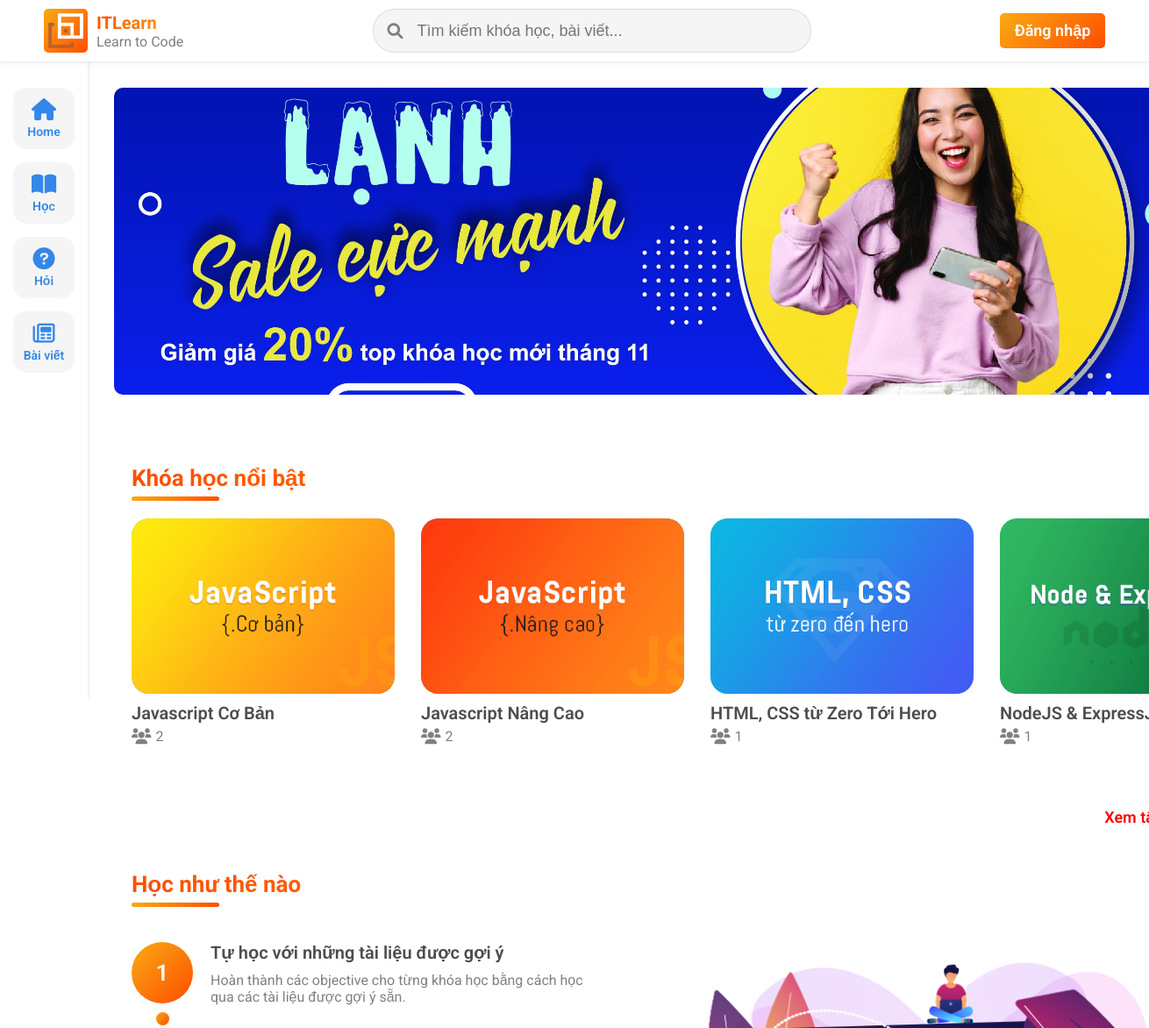
/site/home (upper part), run on an earlier commit of the app's database.
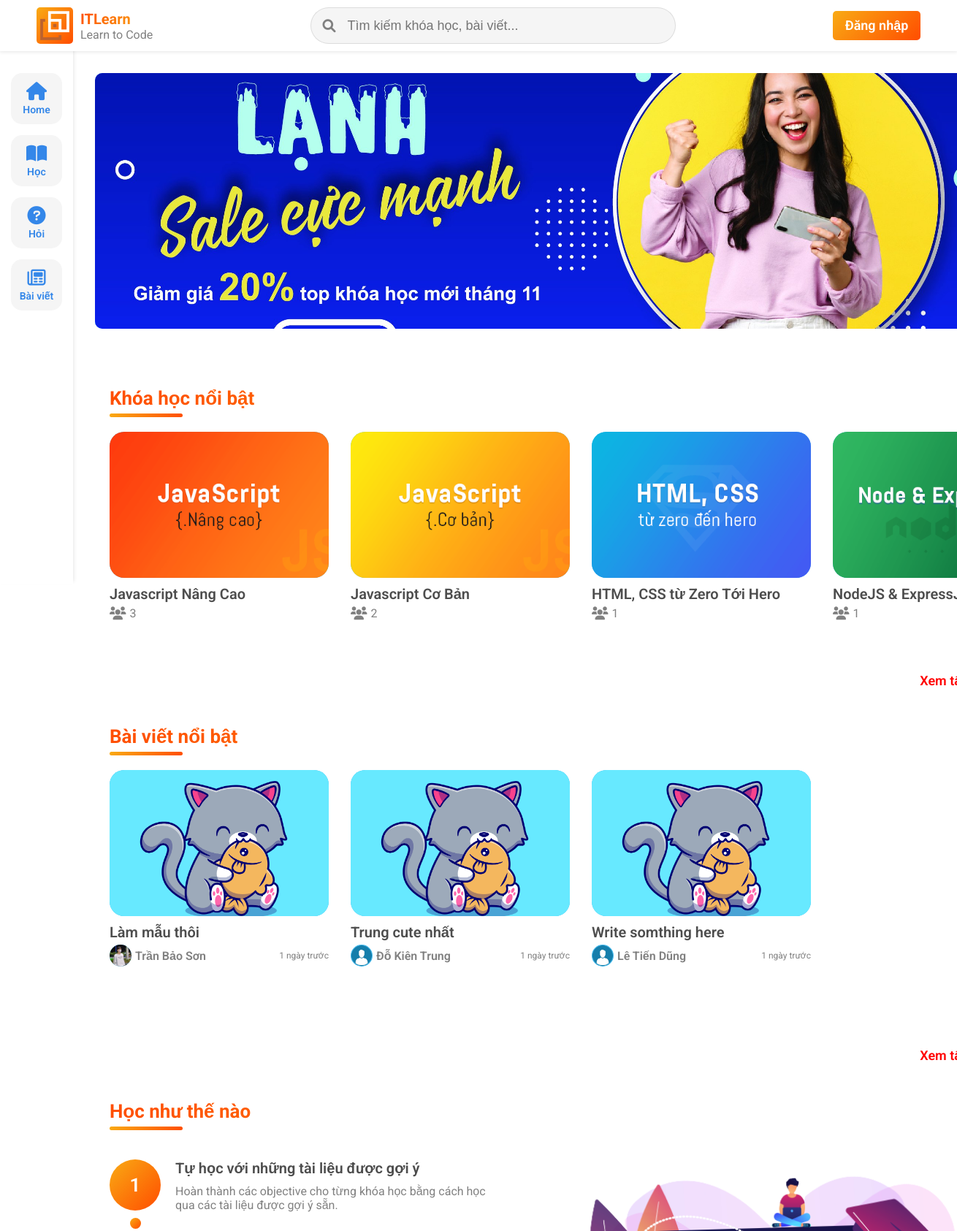
And on a later commit of the database.
### tables this page shows
CREATE TABLE `course` (
  `course_id` int(11) NOT NULL,
  `course_name` varchar(255) NOT NULL,
  `cate_id` int(11) NOT NULL,
  `course_img` varchar(255) NOT NULL,
  `course_dsc` text NOT NULL
);

CREATE TABLE `blog` (
  `blog_id` int(11) NOT NULL,
  `title` varchar(255) NOT NULL,
  `username` varchar(20) NOT NULL,
  `content` text NOT NULL,
  `avatar` varchar(255) NOT NULL,
  `cate_id` varchar(255) NOT NULL,
  `date` date NOT NULL
);

CREATE TABLE `user` (
  `username` varchar(20) NOT NULL,
  `password` text NOT NULL,
  `fullname` varchar(50) NOT NULL,
  `avatar` varchar(255) NOT NULL,
  `email` varchar(50) NOT NULL,
  `position` bit(1) NOT NULL DEFAULT b'0',
  `date_signed` date NOT NULL
);

### site/home/index.php (called while the page is built, shortened)
<?php
    require_once '../../global.php';
    require '../../DAO/course.php';
    require '../../DAO/user.php';
    require '../../DAO/blog.php';
    extract($_REQUEST);
    function handle_date($today, $date){
        return round(abs(strtotime($today) - strtotime($date)) / (60*60*24),0);
    }
    $top10_courses = course_select_top10();
    $list_blog = blog_select_top10();
    require '../layout.php';
?>

### global.php (called while the page is built, shortened)
<?php
    $ROOT_URL = "/itlearn";
    $STYLE_URL = "$ROOT_URL/assets/style/style.css";
    $ASSETS_URL = "$ROOT_URL/assets";
    $IMG_URL = "$ROOT_URL/assets/img";
    $SITE_URL = "$ROOT_URL/site";
?>

### DAO/pdo.php (called while the page is built, shortened)
<?php
function pdo_get_connection()
{
    $servername = "localhost";
    $username = "root";
    $password = "";
    try {
        $conn = new PDO("mysql:host=$servername;dbname=itlearn", $username, $password);
        $conn->setAttribute(PDO::ATTR_ERRMODE, PDO::ERRMODE_EXCEPTION);
        return $conn;
    } catch (PDOException $e) {
        echo "Connection failed: " . $e->getMessage();
    }
}
function pdo_query($sql)
{
    $sql_args = array_slice(func_get_args(), 1);
    try {
        $conn = pdo_get_connection();
        $stmt = $conn->prepare($sql);
        $stmt->execute($sql_args);
        $rows = $stmt->fetchAll();
        return $rows;
    } catch (PDOException $e) {
        throw $e;
    } finally {
        unset($conn);
    }
}
function pdo_query_one($sql)
{
    $sql_args = array_slice(func_get_args(), 1);
    try {
        $conn = pdo_get_connection();
        $stmt = $conn->prepare($sql);
        $stmt->execute($sql_args);
        $row = $stmt->fetch(PDO::FETCH_ASSOC);
        return $row;
    } catch (PDOException $e) {
        throw $e;
    } finally {
        unset($conn);
    }
}
function pdo_query_value($sql)
{
    $sql_args = array_slice(func_get_args(), 1);
    try {
        $conn = pdo_get_connection();
        $stmt = $conn->prepare($sql);
        $stmt->execute($sql_args);
        $row = $stmt->fetch(PDO::FETCH_ASSOC);
        return array_values($row)[0];
    } catch (PDOException $e) {
        throw $e;
    } finally {
        unset($conn);
    }
}

### DAO/course.php (called while the page is built, shortened)
<?php
    require_once 'pdo.php';
    function course_count_user($course_id){
        $sql = 'SELECT count(username) from course_signed where course_id=?';
        return pdo_query_value($sql, $course_id);
    }
    function course_select_top10(){
        $sql = "SELECT course.course_id, course.course_name, course.course_img FROM course JOIN course_signed ON course.course_id = course_signed.course_id GROUP BY course.course_id ORDER BY COUNT(username) DESC LIMIT 0, 10";
        return pdo_query($sql);
    }
?>

### DAO/blog.php (called while the page is built, shortened)
<?php
    require_once 'pdo.php';
    function blog_select_top10(){
        $sql = 'SELECT blog.blog_id, blog.title, blog.username, blog.avatar, blog.date FROM `blog` JOIN blog_liked ON blog.blog_id = blog_liked.blog_id GROUP BY blog.blog_id ORDER BY COUNT(blog_liked.username) DESC LIMIT 0, 10';
        return pdo_query($sql);
    }
?>

### DAO/user.php (called while the page is built, shortened)
<?php
    require_once 'pdo.php';
    function user_select_by_id($id){
        $sql = 'SELECT * from user where username=?';
        return pdo_query_one($sql, $id);
    }
?>

### site/home/home.php (the view, shortened to what this page needs)
<div class="home">
    <section class="home__banner">
        <div class="container">
            <div class="swiper swiper-banner">
                <div class="swiper-wrapper">
                    <div class="swiper-slide banner">
                        <div class="home__banner-img">
                            <img src="<?=$IMG_URL?>/else/bg2.jpg" alt="">
                        </div>
                    </div>
                </div>
            </div>
        </div>
    </section>
    <section class="home__course">
        <div class="container">
            <h2 class="title">
                Khóa học nổi bật
            </h2>
            <div class="swiper swiper-course">
                <div class="swiper-wrapper">
                    <?php
                        foreach($top10_courses as $key => $value){
                    ?>
                        <div class="swiper-slide course">
                            <div class="img">
                                <img src="<?=$IMG_URL?>/course/<?=$value['course_img']?>" alt="">
                            </div>
                            <?php
                                if(isset($_SESSION['user'])){
                                    $exist_user = course_exist_user_signed($value['course_id'], $_SESSION['user']['username']);
                                    if($exist_user > 0){
                            ?>
                                <a href="<?=$SITE_URL?>/course/?first-lesson&id=<?=$value['course_id']?>" class="name">
                                    <?=$value['course_name']?>
                                </a>
                            <?php
                                    }
                                    else{
                            ?>
                                <a href="<?=$SITE_URL?>/course/?detail-course&id=<?=$value['course_id']?>" class="name">
                                    <?=$value['course_name']?>
                                </a>
                            <?php
                                    }
                                }
                                else{
                            ?>
                                <a href="<?=$SITE_URL?>/course/?detail-course&id=<?=$value['course_id']?>" class="name">
                                    <?=$value['course_name']?>
                                </a>
                            <?php
                                }
                            ?>
                            <div class="user-count">
                                <i class="fas fa-users"></i>
                                <span><?=number_format(course_count_user($value['course_id']))?></span>
                            </div>
                        </div>
                    <?php
                        }
                    ?>
                </div>
            </div>
            <div class="btn-see-all">
                <a href="<?=$SITE_URL?>/course?btn-list">Xem tất cả ></a>
            </div>
        </div>
    </section>
    <?php
        if(count($list_blog) > 0){
    ?>
    <section class="home__blog">
        <div class="container">
            <h2 class="title">
                Bài viết nổi bật
            </h2>
            <div class="swiper swiper-blog">
                <div class="swiper-wrapper">
                    <?php
                        foreach($list_blog as $key => $value){
                            $author = user_select_by_id($value['username']);
                    ?>
                        <div class="swiper-slide item">
                            <div class="img">
                                <?php
                                    if($value['avatar'] == ''){
                                ?>
                                    <img src="<?=$IMG_URL?>/else/cat-eat.jpg" alt="">
                                <?php
                                    }
                                    else{
                                ?>
                                    <img src="<?=$IMG_URL?>/blog/<?=$value['avatar']?>" alt="">
                                <?php
                                    }
                                ?>
                            </div>
                            <a href="<?=$SITE_URL?>/blog/?detail-blog&blog_id=<?=$value['blog_id']?>" class="blog-name"><?=$value['title']?></a>
                            <div class="bottom">
                                <div class="user">
                                    <div class="avatar">
                                        <img src="<?=$IMG_URL?>/user/<?=$author['avatar']?>" alt="">
                                    </div>
                                    <div class="fullname"><?=$author['fullname']?></div>
                                </div>
                                <div class="day-left">
                                    <?php
                                        $today = date('Y-m-d');
                                        $date = handle_date($today, $value['date']);
                                        $month = floor($date / 30);
                                        if($month > 0){
                                            echo "$month tháng trước";
                                        }
                                        else if($date == 0){
                                            echo "Hôm nay";
                                        }
                                        else{
                                            echo "$date ngày trước";
                                        }
                                    ?>
                                </div>
                            </div>
                        </div>
                    <?php
                        }
                    ?>
                </div>
            </div>
            <div class="btn-see-all">
                <a href="<?=$SITE_URL?>/blog?list-blog">Xem tất cả ></a>
            </div>
        </div>
    </section>
    <?php
        }
    ?>
    <section class="home__study">
        <div class="container">
            <h2 class="title">Học như thế nào</h2>
            <div class="content">
                <div class="home__study-roadmap">
                    <div class="case" style="--i:1s">
                        <div class="case-left">
                            <div class="number">
                                1
                            </div>
                            <div class="vector">
                                <div class="dot"></div>
                            </div>
                        </div>
                        <div class="case-right">
                            <p class="case-title">Tự học với những tài liệu được gợi ý</p>
                            <p class="detail">Hoàn thành các objective cho từng khóa học bằng cách học qua các tài liệu được gợi ý sẵn.</p>
                        </div>
                    </div>
                </div>
                <div class="home__study-img">
                    <img src="<?=$ASSETS_URL?>/img/else/img-1.png" alt="">
                </div>
            </div>
        </div>
    </section>
</div>

### site/layout.php (shortened to what this page needs)
<!DOCTYPE html>
<html lang="en">
<head>
    <link rel="stylesheet" href="https://cdnjs.cloudflare.com/ajax/libs/font-awesome/6.0.0-beta2/css/all.min.css" />
    <link
      rel="stylesheet"
      href="https://unpkg.com/swiper/swiper-bundle.min.css"
    />
    <link rel="stylesheet" href="<?=$STYLE_URL?>">
</head>
<body>
    <header class="header">
        <div class="container">
            <div class="header__logo">
                <a href="<?=$ROOT_URL?>" class="header__logo-img">
                    <img src="<?=$IMG_URL?>/else/logo.png" alt="">
                </a>
                <div class="header__logo-text">
                    <p>ITLearn</p>
                    <span>Learn to Code</span>
                </div>
            </div>
            <div class="header__search">
                <form class="header__search-form">
                    <i class="fas fa-search"></i>
                    <input type="text" placeholder="Tìm kiếm khóa học, bài viết...">
                </form>
            </div>
            <div class="header__right">
                <?php
                    if(isset($_SESSION['user'])){
                        $user = $_SESSION['user'];
                ?>
                    <div class="header__right-user">
                        <div class="avt">
                            <img src="<?=$IMG_URL?>/user/<?=$user['avatar']?>" alt="">
                        </div>
                        <div class="detail">
                            <p class="fullname"><?=$user['fullname']?></p>
                            <p class="username">@<?=$user['username']?></p>
                        </div>
                        <div class="dropdown">
                            <div class="detail">
                                <p class="fullname"><?=$user['fullname']?></p>
                                <p class="username">@<?=$user['username']?></p>
                            </div>
                            <?php
                                if($user['position'] == 1){
                                    echo "<a href='$ADMIN_URL'>
                                            <i class='fas fa-user-sheild'></i>
                                            Quản trị
                                        </a>
                                        ";
                                }
                            ?>
                            <a href="<?=$SITE_URL?>/user?study-history" class="user-setting">
                                <i class="fas fa-history"></i>
                                Lịch sử học
                            </a>
                            <a href="<?=$SITE_URL?>/user?setting" class="user-setting">
                                <i class="fas fa-user-cog"></i>
                                Cài đặt thông tin
                            </a>
                            <a href="<?=$SITE_URL?>/user?change-password" class="user-setting">
                                <i class="fas fa-key"></i>
                                Đổi mật khẩu
                            </a>
                            <a href="<?=$SITE_URL?>/login/?btn-logout">
                                <i class="fas fa-sign-out-alt"></i>
                                Đăng xuất
                            </a>
                        </div>
                    </div>
                <?php
                    }
                    else{
                ?>
                    <div class="header__right-btn-login">
                        <a href="<?=$SITE_URL?>/login">Đăng nhập</a>
                    </div>
                <?php
                    }
                ?>
            </div>
        </div>
    </header>
    <main class="main">
        <section class="main__side-bar">
            <ul class="nav">
                <li class="nav-link">
                    <a href="<?=$SITE_URL?>/home">
                        <i class="fas fa-home"></i>
                        <span>Home</span>
                    </a>
                </li>
                <li class="nav-link">
                    <a href="<?=$SITE_URL?>/course?btn-list">
                        <i class="fas fa-book-open"></i>
                        <span>Học</span>
                    </a>
                </li>
                <li class="nav-link">
                    <a href="<?=$SITE_URL?>/ask?list-ques">
                        <i class="fas fa-question-circle"></i>
                        <span>Hỏi</span>
                    </a>
                </li>
                <li class="nav-link">
                    <a href="<?=$SITE_URL?>/blog?list-blog">
                        <i class="far fa-newspaper"></i>
                        <span>Bài viết</span>
                    </a>
                </li>
            </ul>
        </section>
        <section class="main__page">
            <?php
                require $VIEW_NAME;
            ?>
        </section>
    </main>
</body>
</html>

What changed in the data, as far as the page shows it:
shown differently, row unchanged: course "Javascript Nâng Cao": course_id "2" → "3"; moves up the list
added blog: title "Làm mẫu thôi", username.avatar (picture), username.fullname "Trần Bảo Sơn", date "1"
added blog: title "Trung cute nhất", username.avatar (placeholder picture), username.fullname "Đỗ Kiên Trung", date "1"
added blog: title "Write somthing here", username.avatar (placeholder picture), username.fullname "Lê Tiến Dũng", date "1"
Also different on the page:
text now shown: "Bài viết nổi bật Xem…"
